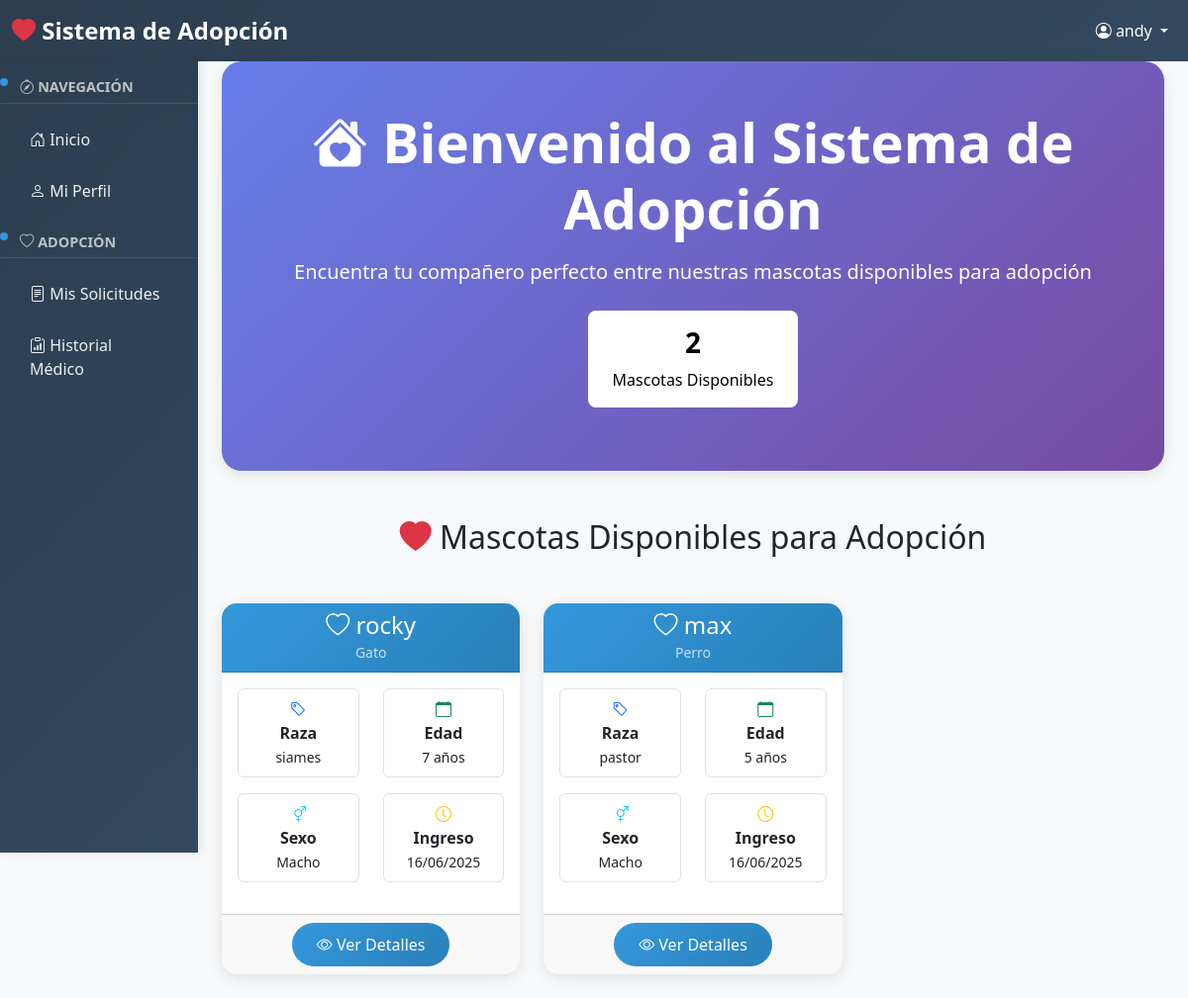
Page /mascotas/ (signed in) on the committed database.
### usuarios/models.py (models this page shows, shortened)
class Usuario(AbstractUser):
    ROLES = [
        ('adoptante', 'Adoptante'),
        ('admin', 'Administrador'),
    ]
    telefono = models.CharField(max_length=15, blank=True, verbose_name="Teléfono")
    direccion = models.TextField(blank=True, verbose_name="Dirección")
    rol = models.CharField(max_length=10, choices=ROLES, default='adoptante', verbose_name="Rol")
    fecha_registro = models.DateTimeField(default=timezone.now, verbose_name="Fecha de registro")
    class Meta:
        verbose_name = "Usuario"
        verbose_name_plural = "Usuarios"

### mascotas/models.py (models this page shows, shortened)
class Mascota(models.Model):
    ESPECIES = [
        ('perro', 'Perro'),
        ('gato', 'Gato'),
        ('ave', 'Ave'),
        ('otro', 'Otro'),
    ]
    SEXO = [
        ('macho', 'Macho'),
        ('hembra', 'Hembra'),
    ]
    ESTADO = [
        ('Disponible', 'Disponible para adopción'),
        ('adoptado', 'Adoptado'),
        ('en_proceso', 'En proceso de adopción'),
    ]
    nombre = models.CharField(max_length=100, verbose_name="Nombre")
    especie = models.CharField(max_length=15, choices=ESPECIES, verbose_name="Especie")
    raza = models.CharField(max_length=70, verbose_name="Raza")
    edad = models.PositiveIntegerField(help_text="Edad en años", verbose_name="Edad")
    sexo = models.CharField(max_length=10, choices=SEXO, verbose_name="Sexo")
    estado_adopcion = models.CharField(
        max_length= 15,
        choices=ESTADO,
        default="Disponible",
        verbose_name= "Estado de adopción"
    )
    fecha_ingreso = models.DateTimeField(default=timezone.now, verbose_name="Fecha de ingreso")
    adoptante = models.ForeignKey(
        'usuarios.Usuario',
        on_delete=models.SET_NULL,
        null=True,
        blank=True,
        related_name='mascotas_adoptadas',
        verbose_name='Adoptante'
    )
    class Meta:
        verbose_name = "Mascota"
        verbose_name_plural = "Mascotas"
        ordering = ['-fecha_ingreso']

### mascotas/views.py (the view)
# urls.py: path('', views.inicio, name='inicio'),
def inicio(request):
    mascotas_disponibles = Mascota.objects.filter(estado_adopcion='Disponible')
    return render(request, 'mascotas/inicio.html', {'mascotas': mascotas_disponibles})

### mascotas/templates/mascotas/inicio.html (shortened to what this page needs)
{% extends 'base.html' %}
{% block content %}
<div class="container-fluid">
    <div class="row mb-5">
        <div class="col-12">
            <div class="card text-white" style="background: linear-gradient(135deg, #667eea 0%, #764ba2 100%); border-radius: 20px;">
                <div class="card-body text-center py-5">
                    <h1 class="display-4 fw-bold mb-3">
                        <i class="bi bi-house-heart-fill"></i> Bienvenido al Sistema de Adopción
                    </h1>
                    <p class="lead mb-4">Encuentra tu compañero perfecto entre nuestras mascotas disponibles para adopción</p>
                    <div class="row justify-content-center">
                        <div class="col-md-3 col-sm-6 mb-3">
                            <div class="bg-white bg-opacity-20 rounded-3 p-3">
                                <h3 class="fw-bold text-black">{{ mascotas.count }}</h3>
                                <p class="mb-0 text-black">Mascotas Disponibles</p>
                            </div>
                        </div>
                    </div>
                </div>
            </div>
        </div>
    </div>
    <div class="row mb-4">
        <div class="col-12">
            <h2 class="text-center mb-4 text-dark text-opacity-100">
                <i class="bi bi-heart-fill text-danger"></i> Mascotas Disponibles para Adopción
            </h2>
        </div>
    </div>
    {% if mascotas %}
        <div class="row">
            {% for mascota in mascotas %}
                <div class="col-lg-4 col-md-6 mb-4">
                    <div class="card pet-card h-100">
                        <div class="card-header text-center" style="background: linear-gradient(135deg, #3498db, #2980b9); color: white;">
                            <h4 class="card-title mb-0">
                                <i class="bi bi-heart"></i> {{ mascota.nombre }}
                            </h4>
                            <small class="opacity-75">{{ mascota.get_especie_display }}</small>
                        </div>
                        <div class="card-body">
                            <div class="row text-center mb-3">
                                <div class="col-6">
                                    <div class="border rounded p-2">
                                        <i class="bi bi-tag text-primary"></i>
                                        <div class="fw-bold">Raza</div>
                                        <small>{{ mascota.raza }}</small>
                                    </div>
                                </div>
                                <div class="col-6">
                                    <div class="border rounded p-2">
                                        <i class="bi bi-calendar text-success"></i>
                                        <div class="fw-bold">Edad</div>
                                        <small>{{ mascota.edad }} años</small>
                                    </div>
                                </div>
                            </div>
                            <div class="row text-center mb-3">
                                <div class="col-6">
                                    <div class="border rounded p-2">
                                        <i class="bi bi-gender-ambiguous text-info"></i>
                                        <div class="fw-bold">Sexo</div>
                                        <small>{{ mascota.get_sexo_display }}</small>
                                    </div>
                                </div>
                                <div class="col-6">
                                    <div class="border rounded p-2">
                                        <i class="bi bi-clock text-warning"></i>
                                        <div class="fw-bold">Ingreso</div>
                                        <small>{{ mascota.fecha_ingreso|date:"d/m/Y" }}</small>
                                    </div>
                                </div>
                            </div>
                        </div>
                        <div class="card-footer text-center">
                            <a href="{% url 'mascotas:detalle' mascota.id %}" class="btn btn-primary">
                                <i class="bi bi-eye"></i> Ver Detalles
                            </a>
                        </div>
                    </div>
                </div>
            {% endfor %}
        </div>
    {% endif %}
</div>
{% endblock %}

### templates/base.html (shortened to what this page needs)
<!DOCTYPE html>
<html lang="es">
<head>
    <link href="https://cdn.jsdelivr.net/npm/bootstrap@5.3.0/dist/css/bootstrap.min.css" rel="stylesheet">
    <link rel="stylesheet" href="https://cdn.jsdelivr.net/npm/bootstrap-icons@1.10.0/font/bootstrap-icons.css">
</head>
<body>
    {% if user.is_authenticated %}
        <nav class="navbar navbar-expand-lg navbar-dark" style="background: linear-gradient(135deg, var(--primary-color), #34495e);">
            <div class="container-fluid">
                <a class="navbar-brand" href="{% url 'mascotas:inicio' %}">
                    <i class="bi bi-heart-fill text-danger"></i> Sistema de Adopción
                </a>
                <div class="navbar-nav ms-auto">
                    <div class="nav-item dropdown">
                        <a class="nav-link dropdown-toggle text-white" href="#" role="button" data-bs-toggle="dropdown">
                            <i class="bi bi-person-circle"></i> {{ user.get_full_name|default:user.username }}
                        </a>
                    </div>
                </div>
            </div>
        </nav>
        <div class="container-fluid">
            <div class="row">
                <div class="col-md-3 col-lg-2 px-0">
                    <div class="sidebar">
                        <div class="section-title">
                            <i class="bi bi-compass"></i> Navegación
                        </div>
                        <nav class="nav flex-column">
                            <a class="nav-link" href="{% url 'mascotas:inicio' %}">
                                <i class="bi bi-house-door"></i> Inicio
                            </a>
                            <a class="nav-link" href="{% url 'usuarios:perfil' %}">
                                <i class="bi bi-person"></i> Mi Perfil
                            </a>
                        </nav>
                        <div class="section-title">
                            <i class="bi bi-heart"></i> Adopción
                        </div>
                        <nav class="nav flex-column">
                            <a class="nav-link" href="{% url 'solicitudes:mis_solicitudes' %}">
                                <i class="bi bi-file-text"></i> Mis Solicitudes
                            </a>
                            <a class="nav-link" href="{% url 'historiales:lista' %}">
                                <i class="bi bi-clipboard-data"></i> Historial Médico
                            </a>
                        </nav>
                    </div>
                </div>
                <div class="col-md-9 col-lg-10">
                    <div class="main-content">
                        {% block content %}{% endblock %}
                    </div>
                </div>
            </div>
        </div>
    {% endif %}
</body>
</html>

### templates/base.html (style rules this page uses)
:root { --primary-color: #2c3e50; --secondary-color: #3498db; --accent-color: #e74c3c; --success-color: #27ae60; --warning-color: #f39c12; }
body { background-color: #f8f9fa; font-family: 'Segoe UI', Tahoma, Geneva, Verdana, sans-serif; }
.navbar-brand { font-weight: bold; font-size: 1.5rem; }
.sidebar { background: linear-gradient(135deg, var(--primary-color), #34495e); min-height: 100vh; box-shadow: 2px 0 10px rgba(0,0,0,0.1); position: sticky; top: 0; }
.sidebar .nav-link { color: #ecf0f1 !important; padding: 12px 20px; border-radius: 8px; margin: 2px 10px; transition: all 0.3s ease; }
.sidebar .section-title { position: relative; color: #bdc3c7; font-size: 0.9rem; font-weight: bold; text-transform: uppercase; padding: 15px 20px 5px; border-bottom: 1px solid rgba(255,255,255,0.1); margin-bottom: 10px; }
.sidebar .section-title::before { content: ''; position: absolute; left: 0; top: 50%; transform: translateY(-50%); width: 8px; height: 8px; background-color: var(--secondary-color); border-radius: 50%; animation: pulse 2s infinite; }
.card { border: none; border-radius: 15px; box-shadow: 0 4px 15px rgba(0,0,0,0.1); transition: transform 0.3s ease; animation: fadeInUp 0.6s ease-in-out; }
.btn-primary { background: linear-gradient(135deg, var(--secondary-color), #2980b9); border: none; border-radius: 25px; padding: 10px 25px; font-weight: 500; }
.pet-card { transition: all 0.3s ease; border: none; border-radius: 15px; overflow: hidden; }

### rows in the picture
Usuario: get_full_name "andy"
Mascota: nombre "rocky", especie "Gato", raza "siames", edad "7", sexo "Macho", fecha_ingreso "16/06/2025"
Mascota: nombre "max", especie "Perro", raza "pastor", edad "5", sexo "Macho", fecha_ingreso "16/06/2025"

### other values in the picture
{{ mascotas.count }} "2"
